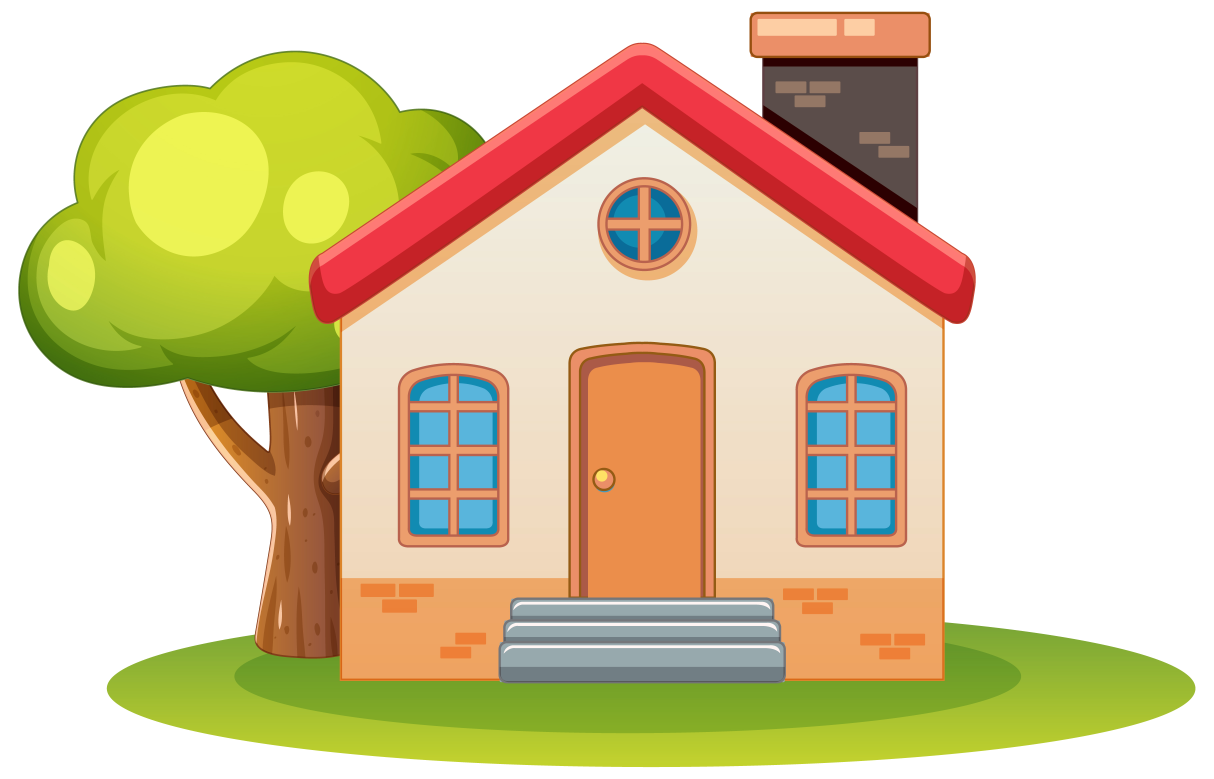
#> input picture backend/test-images/4ae66e59-2953-46f5-8691-11f35d8155e1.jpg, 6067 x 3892 px (shown at 1/5 size)
$ python reencode.py ../test-images/4ae66e59-2953-46f5-8691-11f35d8155e1.jpg out.png   (older library calls are emulated)
#> lines starting #> are read from the running program, lines starting #| are printed output that depends on the picture
"""Re-encode source photographs to the demo dataset's committed-image spec.

Per RFC-022 section 8: roughly 1024px on the long edge, target under 200KB.
Also bakes in EXIF orientation and then drops all EXIF data -- which
deliberately strips GPS tags real aerial photographs often carry, since
committing a real property's coordinates would contradict the project's
local-first privacy stance (ARCHITECTURE.md section 2).

Usage:
    python -m dataset_tools.reencode <input> <output> [--max-edge 1024] [--max-kb 200]

`<input>`/`<output>` may each be a single file, or both may be directories
-- every supported image file directly inside `<input>` is then re-encoded
into `<output>` under the same stem with a `.jpg` extension.
"""

from __future__ import annotations

import argparse
import sys
from pathlib import Path

from PIL import Image, ImageOps

SOURCE_EXTENSIONS = {".jpg", ".jpeg", ".png", ".tif", ".tiff", ".bmp", ".webp"}
MIN_QUALITY = 40


def reencode_one(source: Path, target: Path, max_edge: int, max_kb: int) -> None:
    """Re-encode a single image in place, downscaling and stripping EXIF."""
#> called with max_edge = 1024, max_kb = 200
    opened = Image.open(source)
#> opened is the input picture: PIL image 6067x3892 RGB; mean R, G, B 217.6, 202.4, 163
    # `exif_transpose` returns None only when called with in_place=True.
    image: Image.Image = ImageOps.exif_transpose(opened) or opened
    if image.mode not in ("RGB", "L"):
        image = image.convert("RGB")

    width, height = image.size
#> width = 6067; height = 3892
    longest = max(width, height)
#> longest = 6067
    if longest > max_edge:
        scale = max_edge / longest
#> scale = 0.169
        new_size = (round(width * scale), round(height * scale))
#> new_size = (1024, 657)
        image = image.resize(new_size, Image.Resampling.LANCZOS)
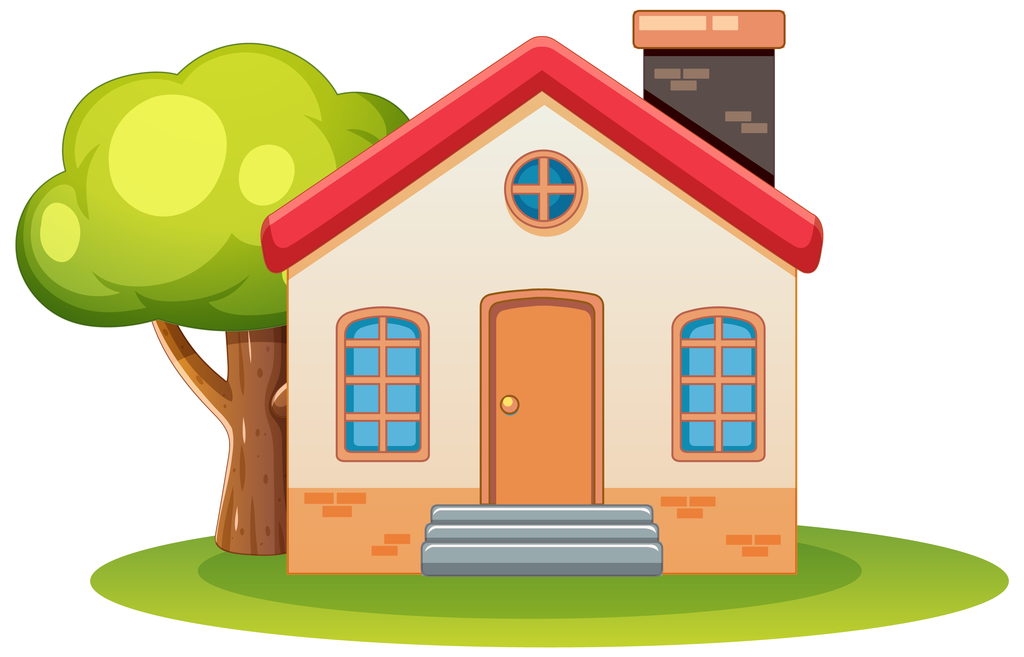
#> image: PIL image 1024x657 RGB; mean R, G, B 217.6, 202.4, 163

    target.parent.mkdir(parents=True, exist_ok=True)

    quality = 90
    while True:
        image.save(target, "JPEG", quality=quality, optimize=True)
        if target.stat().st_size <= max_kb * 1024 or quality <= MIN_QUALITY:
            break
        quality -= 5
#> after the loop, quality = 90

    size_kb = target.stat().st_size // 1024
#> size_kb = 72
    if size_kb > max_kb:
        print(
            f"warning: {target.name} still {size_kb}KB at quality {quality}",
            file=sys.stderr,
        )


def main() -> None:
    parser = argparse.ArgumentParser(description=__doc__)
    parser.add_argument("input", type=Path)
    parser.add_argument("output", type=Path)
    parser.add_argument("--max-edge", type=int, default=1024)
    parser.add_argument("--max-kb", type=int, default=200)
    args = parser.parse_args()

    if args.input.is_dir():
        args.output.mkdir(parents=True, exist_ok=True)
        sources = sorted(
            path
            for path in args.input.iterdir()
            if path.suffix.lower() in SOURCE_EXTENSIONS
        )
        if not sources:
            print(f"no image files found in {args.input}", file=sys.stderr)
            sys.exit(1)
        for source in sources:
            target = args.output / f"{source.stem}.jpg"
            reencode_one(source, target, args.max_edge, args.max_kb)
            print(f"{source.name} -> {target} ({target.stat().st_size // 1024}KB)")
    else:
        reencode_one(args.input, args.output, args.max_edge, args.max_kb)
        size_kb = args.output.stat().st_size // 1024
        print(f"{args.input.name} -> {args.output} ({size_kb}KB)")


if __name__ == "__main__":
    main()
